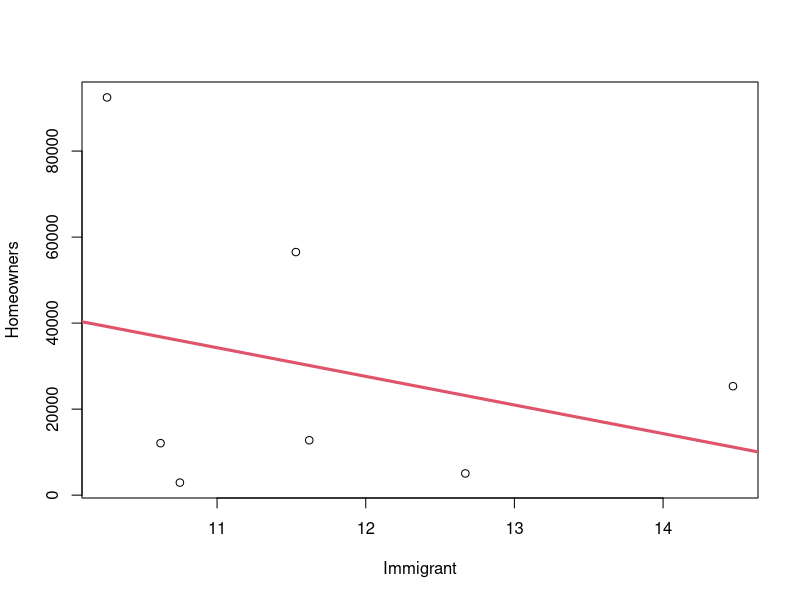
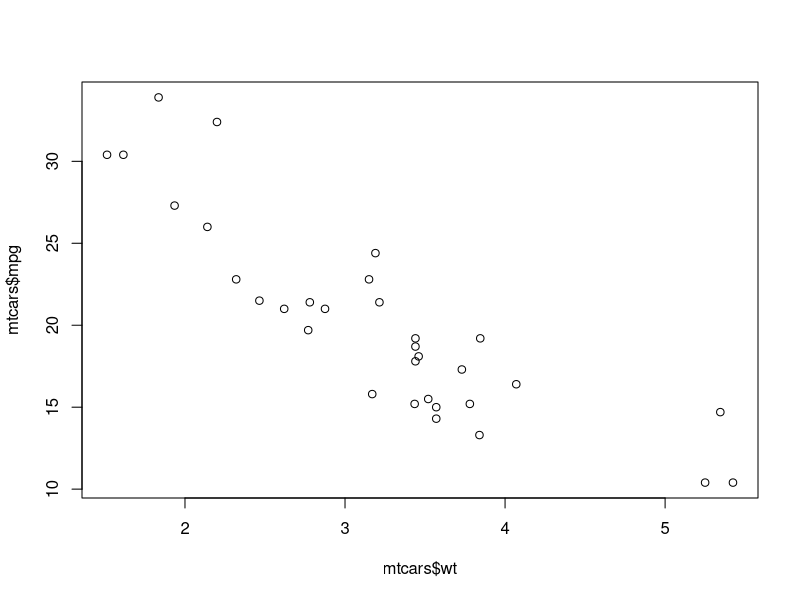
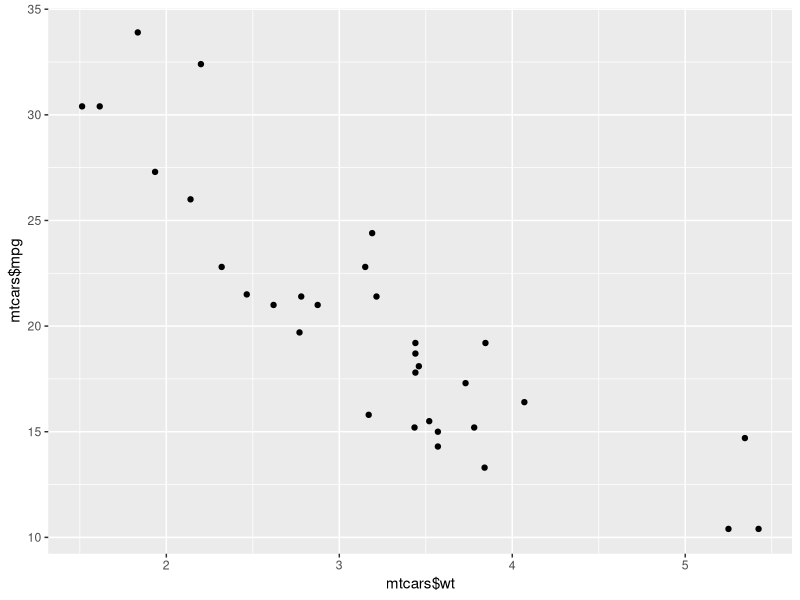
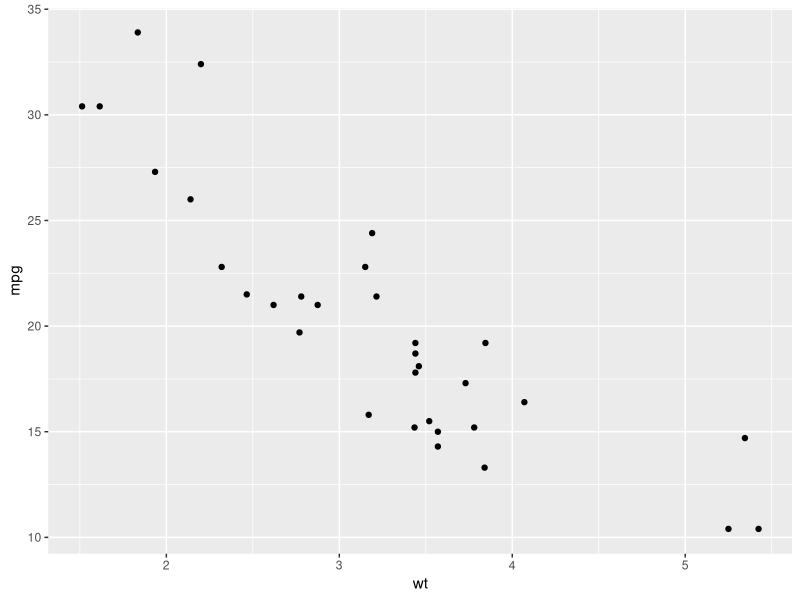
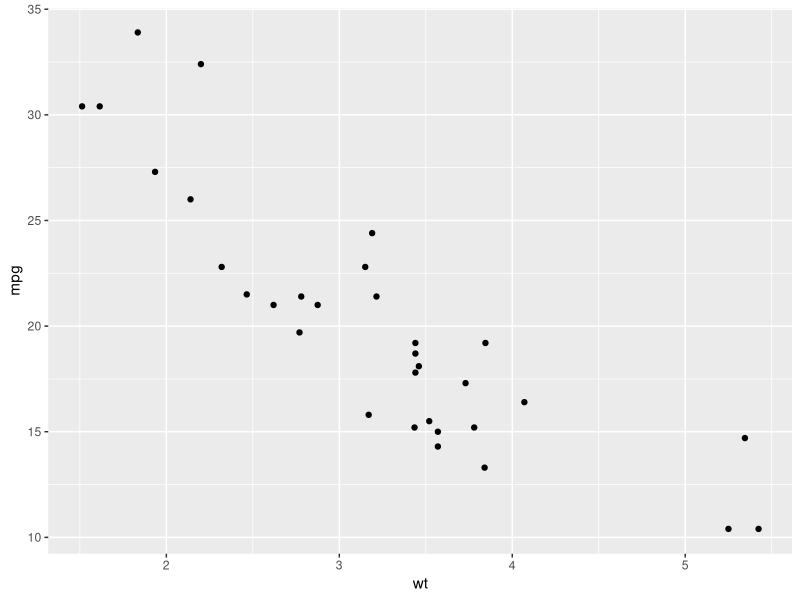
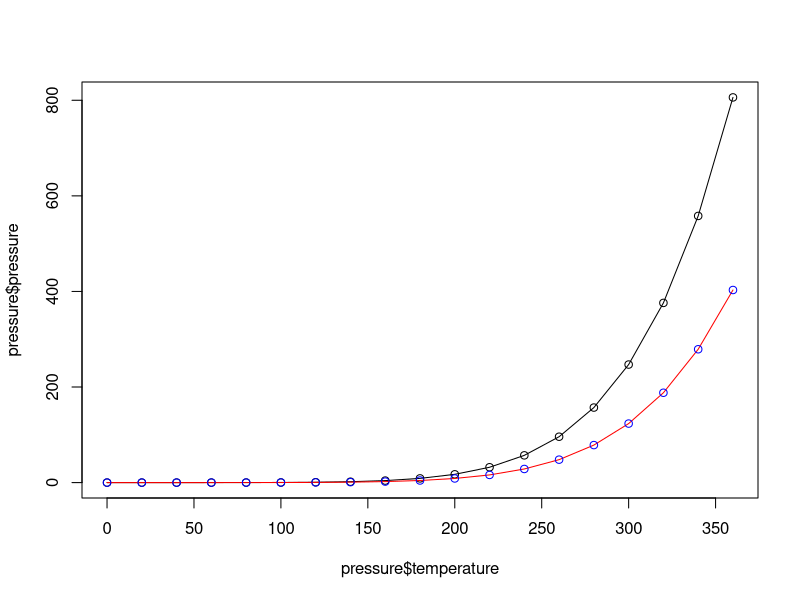
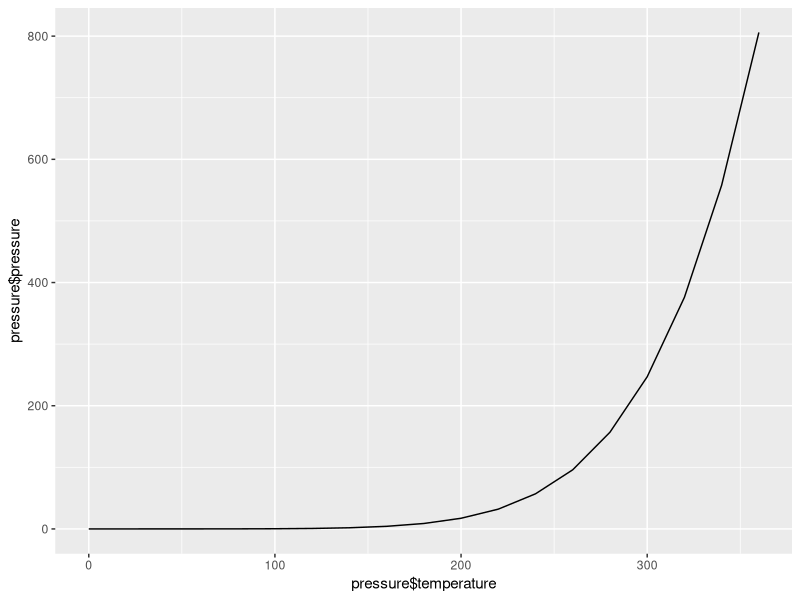
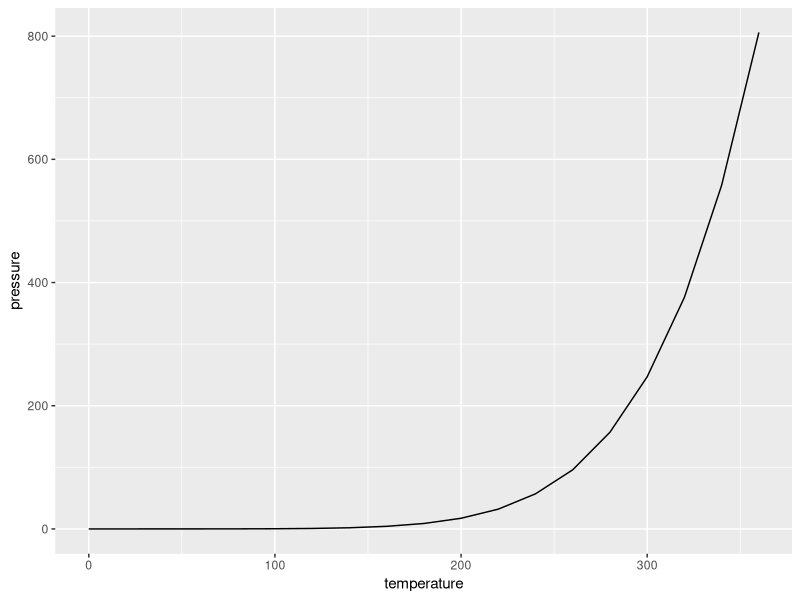

The R script that drew these images, in order:
######################
#### Lab 1 Part 2 ####
######################

# linear basis and least-squares constraints
multivariate <- read.csv("multivariate.csv")
View(multivariate)
head(multivariate)
attach(multivariate)
help(lm)
mm <- lm(Homeowners~Immigrant)
mm
summary(mm)
plot(Homeowners~Immigrant)

help(abline)
abline(mm)
abline(mm, col=2, lwd=3)
attributes(mm)
mm$coefficients

library(tidyverse)
newImmigrantData <- data.frame(Immigrant = c(0, 20))
mm %>% predict(newImmigrantData)

# creating plots
# chapter 2 -- R graphics cookbook
plot(mtcars$wt, mtcars$mpg)
library(ggplot2)
qplot(mtcars$wt, mtcars$mpg)
qplot(wt, mpg, data = mtcars)
ggplot(mtcars, aes(x=wt, y=mpg)) + geom_point()
plot(pressure$temperature, pressure$pressure, type = "l")
points(pressure$temperature, pressure$pressure)

lines(pressure$temperature, pressure$pressure/2, col="red")
points(pressure$temperature, pressure$pressure/2, col="blue")
library(ggplot2)
qplot(pressure$temperature, pressure$pressure, geom="line")
qplot(temperature, pressure, data = pressure, geom = "line")
ggplot(pressure, aes(x=temperature, y=pressure)) + geom_line() + geom_point()

# creating bar graphs
barplot(BOD$demand, names.arg = BOD$Time)
table(mtcars$cyl)
barplot(table(mtcars$cyl)) # generate a table of counts
qplot(mtcars$cyl) # cyl is continuous here
qplot(factor(mtcars$cyl)) # treat cyl as discrete

# bar graph of counts
qplot(factor(cyl), data = mtcars)
ggplot(mtcars, aes(x = factor(cyl))) + geom_bar()

# creating histograms using ggplot
# view the distribution of one-dimensional data with a histogram
hist(mtcars$mpg)
hist(mtcars$mpg, breaks = 10) # specify approximate number of bins with breaks
hist(mtcars$mpg, breaks = 5)
hist(mtcars$mpg, breaks = 12)
qplot(mpg, data = mtcars, binwidth = 4)
ggplot(mtcars, aes(x=mpg)) + geom_histogram(binwidth = 4)
ggplot(mtcars, aes(x=mpg)) + geom_histogram(binwidth = 5)

# creating boxplots using ggplot
plot(ToothGrowth$supp, ToothGrowth$len) # using plot() function and pass it a factor of x-values and a vector of y-values
# formula syntax
boxplot(len ~ supp, data = ToothGrowth) # if the two vectors are in the same dataframe, you can use the formula syntax
# with this syntax you can combine two variables on the x-axis
# put interaction of two variables on x-axis
boxplot(len ~ supp + dose, data = ToothGrowth)
# with ggplot2 you can get the same results above
library(ggplot2)
qplot(ToothGrowth$supp, ToothGrowth$len, geom = "boxplot")
# if the two vectors are in the same dataframe, you can use the following syntax
qplot(supp, len, data = ToothGrowth, geom = "boxplot")
# in ggplot2, the above is equivalent to:
ggplot(ToothGrowth, aes(x=supp, y=len)) + geom_boxplot()
# using three vectors
qplot(interaction(ToothGrowth$supp, ToothGrowth$dose), ToothGrowth$len, geom = "boxplot")
# you can write the same thing above, get the columns from the dataframe
qplot(interaction(supp, dose), len, data = ToothGrowth, geom = "boxplot")
# using ggplot() you can do the same thing and it is equivalent to:
ggplot(ToothGrowth, aes(x=interaction(supp, dose), y=len)) + geom_boxplot()
# plotting a function curve
